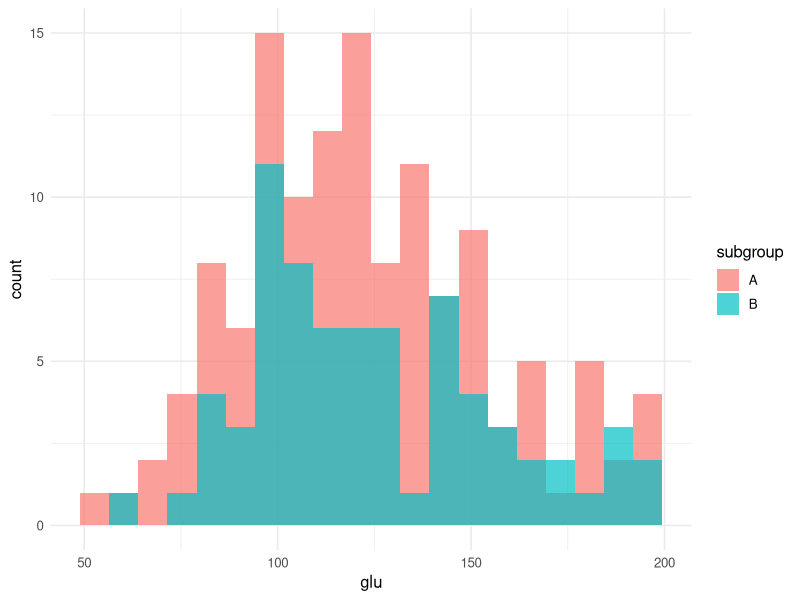
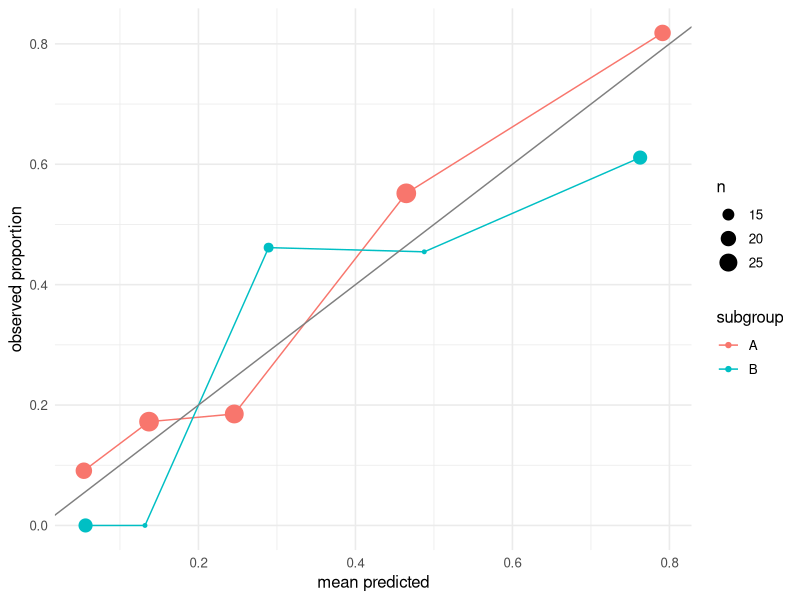

Reproduce these figures in R, in order.
## ---- chunk 1
#| label: setup
library(tidyverse)
library(pROC)
library(MASS)
set.seed(42)
theme_set(theme_minimal(base_size = 12))
## ---- chunk 2
d <- as_tibble(MASS::Pima.tr) |>
  mutate(subgroup = sample(c("A", "B"), n(), replace = TRUE,
                           prob = c(0.7, 0.3)))
ggplot(d, aes(glu, fill = subgroup)) +
  geom_histogram(alpha = 0.7, bins = 20, position = "identity")
## ---- chunk 3
fit <- glm(type ~ glu + bmi + age, data = d, family = binomial())
d$p <- predict(fit, type = "response")

auc_overall <- as.numeric(auc(roc(d$type, d$p, quiet = TRUE)))
auc_by <- d |>
  group_by(subgroup) |>
  summarise(auc = as.numeric(auc(roc(type, p, quiet = TRUE))),
            n   = n(), .groups = "drop")
auc_by
## ---- chunk 4
d |>
  mutate(bin = cut(p, quantile(p, seq(0, 1, by = 0.2)),
                   include.lowest = TRUE)) |>
  group_by(subgroup, bin) |>
  summarise(pred = mean(p), obs = mean(type == "Yes"),
            n = n(), .groups = "drop") |>
  ggplot(aes(pred, obs, colour = subgroup)) +
  geom_point(aes(size = n)) + geom_line() +
  geom_abline(slope = 1, intercept = 0, colour = "grey50") +
  labs(x = "mean predicted", y = "observed proportion")
## ---- chunk 5
checklist <- tribble(
  ~item,                            ~status,
  "Study design stated",            "yes",
  "Source and eligibility",         "yes",
  "Outcome definition",             "yes",
  "Predictor definitions",          "yes",
  "Sample size justified",          "partial",
  "Missing-data handling",          "yes",
  "Model specification",            "yes",
  "Hyperparameter tuning",          "NA (no tuning)",
  "Internal validation",            "yes",
  "External validation",            "NOT in this lab",
  "Calibration reported",           "yes",
  "Fairness audit by subgroup",     "yes",
  "Code available",                 "yes"
)
checklist
## ---- chunk 6
sessionInfo()
